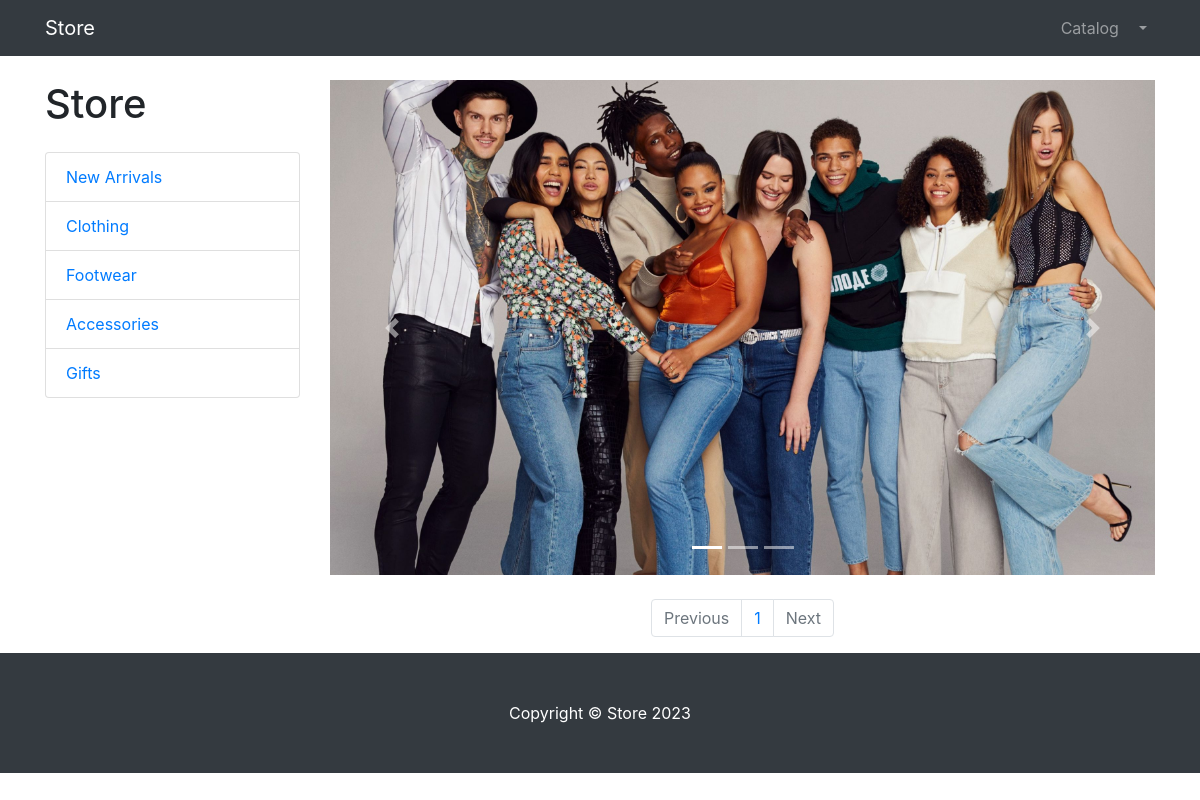
The page /products/category/3/ (signed in) on the database as committed earlier.
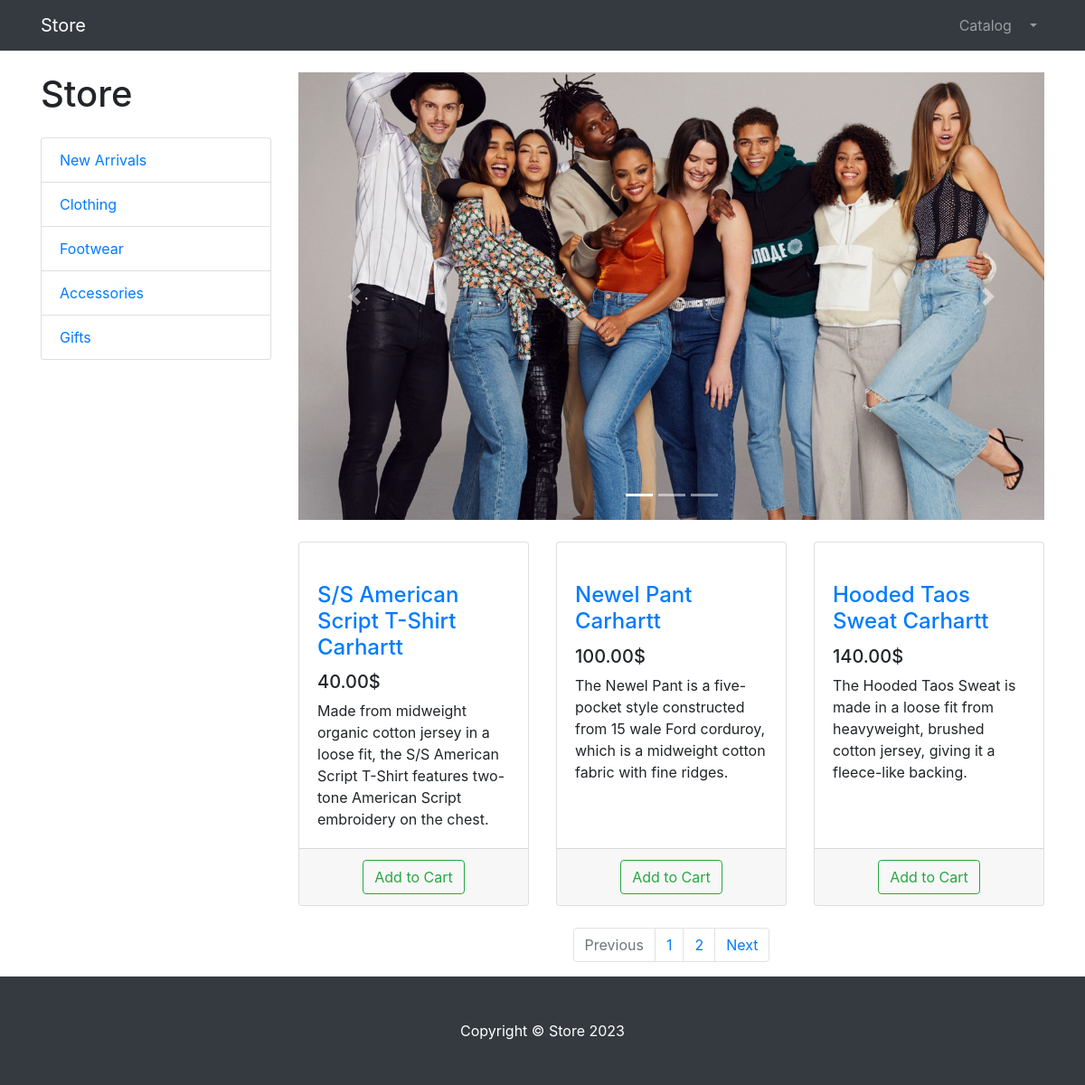
The same page on the database as committed later.
### products/models.py (models this page shows, shortened)
class ProductCategory(models.Model):
    name = models.CharField(max_length=128)
    description = models.TextField(null=True, blank=True)
    class Meta:
        verbose_name = 'Category'
        verbose_name_plural = 'Categories'

class Product(models.Model):
    name = models.CharField(max_length=256)
    description = models.TextField()
    price = models.DecimalField(max_digits=6, decimal_places=2)
    quantity = models.PositiveIntegerField(default=0)
    image = models.ImageField(upload_to='products_images')
    category = models.ForeignKey(ProductCategory, on_delete=models.CASCADE)
    class Meta:
        verbose_name = 'Product'
        verbose_name_plural = 'Products'

### products/views.py (the view)
# urls.py: path('products/', include('products.urls',namespace='products')),
def products(request, category_id=None, page_number=1):
    if category_id:
        products = Product.objects.filter(category_id=category_id)
    else:
        products = Product.objects.all()
    per_page = 3
    paginator = Paginator(products, per_page)
    products_paginator = paginator.page(page_number)
    context = {
        'title': 'Store - Catalog',
        'categories': ProductCategory.objects.all(),
        'products': products_paginator,
        'category_id': category_id,
    }
    return render(request, 'products/products.html', context)

### products/templates/products/products.html (shortened to what the changed rows need)
{% extends "products/base.html" %}
{% load static %}
{% block css %}
    <link href="{% static 'vendor/css/products.css' %}" rel="stylesheet">
{% endblock %}
{% block content %}
    <div class="container">
    <div class="row">
        <div class="col-lg-3">
            <h1 class="my-4">Store</h1>
            <div class="list-group">
                {% for category in categories %}
                    <a href="{% url 'products:category' category.id %}" class="list-group-item">
                        {{ category.name }}
                    </a>
                {% endfor %}
            </div>
        </div>
        <div class="col-lg-9">
            <div class="row">
                {% for product in products %}
                <div class="col-lg-4 col-md-6 mb-4">
                    <div class="card h-100">
                        <a href="#">
                        </a>
                        <div class="card-body">
                            <h4 class="card-title">
                                <a href="#">{{ product.name }}</a>
                            </h4>
                            <h5>{{ product.price  }}$</h5>
                            <p class="card-text">{{ product.description }}</p>
                        </div>
                        <div class="card-footer text-center">
                            <a class="btn btn-outline-success"
                               href="{% url 'products:basket_add' product.id %}">
                                Add to Cart</a>
                        </div>
                    </div>
                </div>
                {% endfor %}
            </div>
            <nav aria-label="Page navigation example">
                <ul class="pagination justify-content-center">
                    {% for page_num in products.paginator.page_range %}
                        <li class="page-item"><a class="page-link" href="{% url 'products:paginator' page_num %}">{{ page_num }}</a></li>
                    {% endfor %}
                    <li class="page-item {%  if not products.has_next %} disabled {% endif %}">
                        <a class="page-link" href="{% if products.has_next %} {% url 'products:paginator' products.next_page_number %} {% else %} # {% endif %}">Next</a>
                    </li>
                </ul>
            </nav>
        </div>
    </div>
</div>
{% endblock %}

Rows that differ between the two databases and show on the page:
added Product: name "S/S American Script T-Shirt Carhartt", price "40.00", description "Made from midweight organic cotton jersey in a loose fit, the S/S American Script T-Shirt features two-tone American Script embroidery on the chest."
added Product: name "Newel Pant Carhartt", price "100.00", description "The Newel Pant is a five-pocket style constructed from 15 wale Ford corduroy, which is a midweight cotton fabric with fine ridges."
added Product: name "Hooded Taos Sweat Carhartt", price "140.00", description "The Hooded Taos Sweat is made in a loose fit from heavyweight, brushed cotton jersey, giving it a fleece-like backing."
Other text that changed with them:
new list line: "2"
